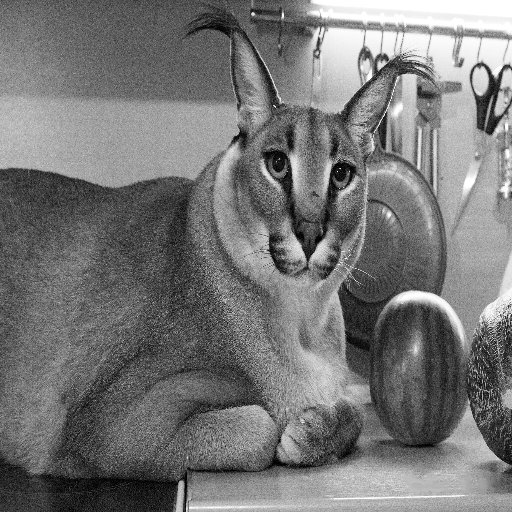
#> input picture lab_1/input.png, 512 x 512 px
$ python main.py
#> lines starting #> are read from the running program, lines starting #| are printed output that depends on the picture; after the words box and inside, x2 and y2 are one past the last pixel; in counts of white or black regions, pixels touching at a corner belong together
import cv2
import numpy as np
import time
import matplotlib.pyplot as plt

def dilate_opencv(image, kernel_size=(3, 3)):
    kernel = np.ones(kernel_size, np.uint8)
    return cv2.dilate(image, kernel, iterations=1)

def dilate_native(image, kernel_size=(3, 3)):
    h, w = image.shape
    kh, kw = kernel_size
    pad_h, pad_w = kh // 2, kw // 2
    padded = np.pad(image, ((pad_h, pad_h), (pad_w, pad_w)), mode='constant')
    output = np.zeros_like(image)

    for i in range(h):
        for j in range(w):
            region = padded[i:i + kh, j:j + kw]
            output[i, j] = np.max(region)
    return output


def compare_performance(image, iterations=10):
    times_opencv = []
    times_native = []

    for _ in range(iterations):
        start = time.time()
        _ = dilate_opencv(image)
        times_opencv.append(time.time() - start)

        start = time.time()
        _ = dilate_native(image)
        times_native.append(time.time() - start)

    return times_opencv, times_native


if __name__ == "__main__":
    image = cv2.imread('input.png', cv2.IMREAD_GRAYSCALE)
#> image is the input picture: shape (512, 512); min 0, max 255, mean 118.4
    _, binary = cv2.threshold(image,127, 255, cv2.THRESH_BINARY)
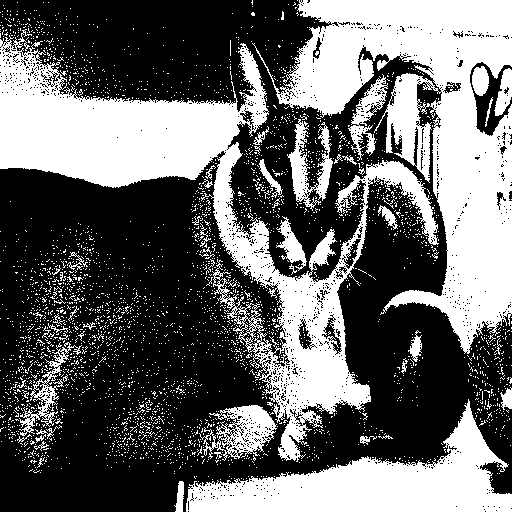
#> binary: shape (512, 512); 40.6% white; 3390 white regions (3337 under 20 px), largest, box (x1, y1, x2, y2) and area: (0, 29, 439, 462) 39063, (252, 0, 512, 354) 36258, (186, 399, 512, 512) 14705
    cv2.imwrite('binary_input.png', binary)
    dilated_cv = dilate_opencv(binary)
#> in dilate_opencv, `return cv2.dilate(image, kernel, iterations=1)`:
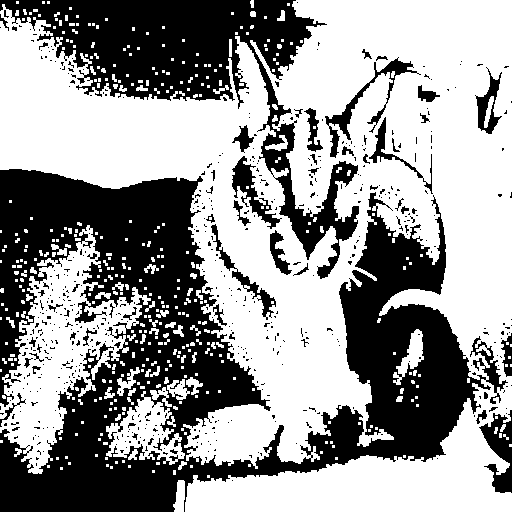
#> returned value: shape (512, 512); 59.3% white; 559 black regions (505 under 20 px), largest, box (x1, y1, x2, y2) and area: (0, 169, 508, 512) 71488, (0, 0, 359, 279) 24452, (479, 410, 512, 493) 1351
    dilated_native = dilate_native(binary)
#> in dilate_native, `padded = np.pad(image, ((pad_h, pad_h), (pad_w, pad_w)), mode='constan..`:
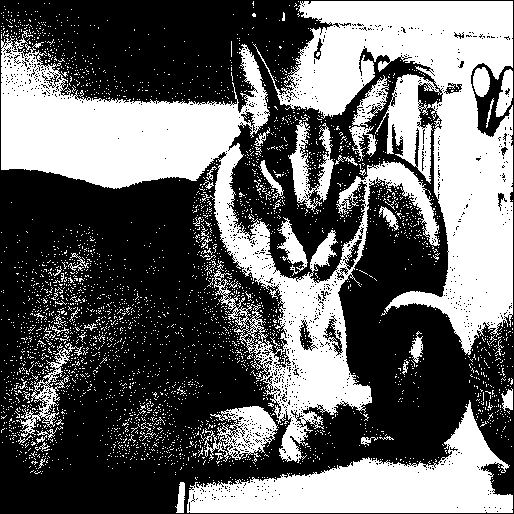
#> padded: shape (514, 514); 40.3% white; 3390 white regions (3337 under 20 px), largest, box (x1, y1, x2, y2) and area: (1, 30, 440, 463) 39063, (253, 1, 513, 355) 36258, (187, 400, 513, 513) 14705

    print(f"diff by methods: {abs(dilated_cv - dilated_native).sum()}")
#| diff by methods: 0

    cv2.imwrite('dilated_opencv.png', dilated_cv)
    cv2.imwrite('dilated_native.png', dilated_native)

    # times_cv, times_native = compare_performance(image)
    # print(f"OpenCV dilation: {np.mean(times_cv):.6f} ± {np.std(times_cv):.6f} sec")
    # print(f"Native dilation: {np.mean(times_native):.6f} ± {np.std(times_native):.6f} sec")
